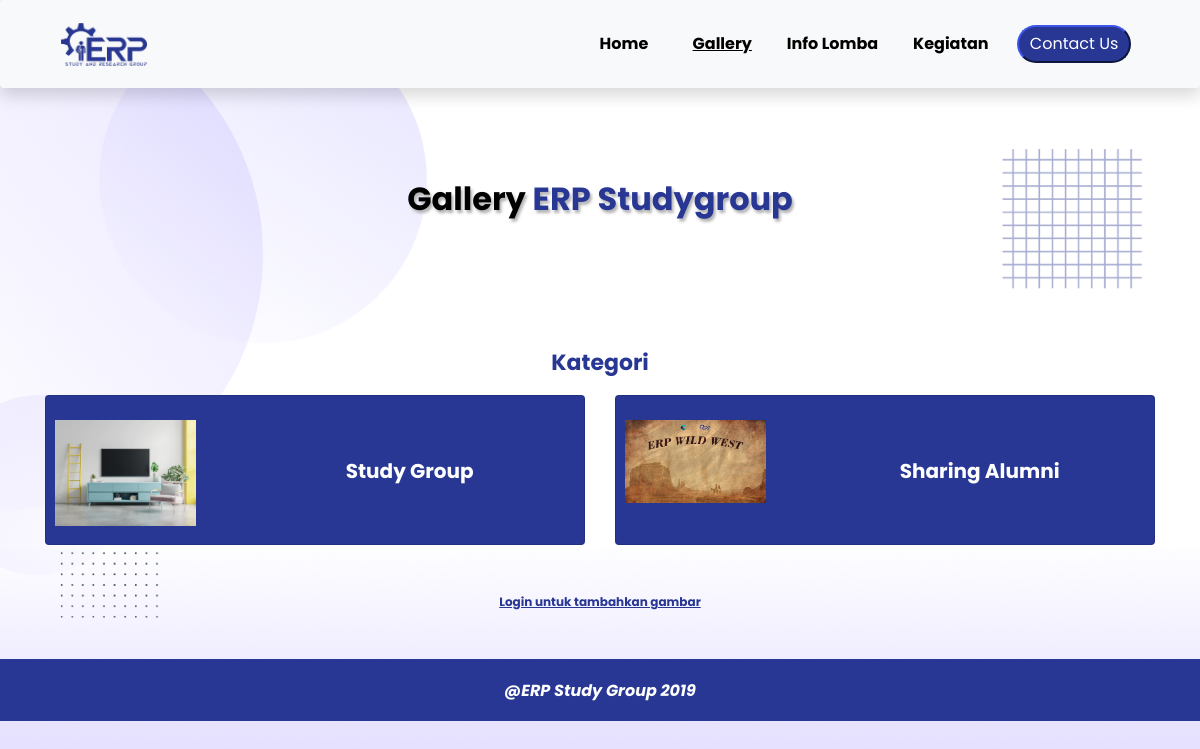
/gallery.php, run on the app's committed database.
### tables this page shows
CREATE TABLE `category` (
  `id_cat` int(11) NOT NULL,
  `category` varchar(50) NOT NULL,
  `year` varchar(8) NOT NULL,
  `image` text NOT NULL
);

### gallery.php (the view, shortened to what this page needs)
<?php
include "header.php";
$category = mysqli_query($conn,"SELECT * FROM category");
?>
    <section id="title">
      <div class="container mb-3">
        <h2 class="title">
          <b>
          <font color="black">Gallery</font>
          <font color="#273793">ERP Studygroup</font>
          </b>
        </h2>
        </div>
    </section>
      <section id="kategori">
        <div class="container my-5">
          <center><p class="title-about-us"><b>Kategori</b></p></center>
          <div class="row row-cols-1 row-cols-md-2 g-4">
              <?php
                    if(mysqli_num_rows($category)>0){
                            while($d=mysqli_fetch_assoc($category)){
                                echo "
            <div class='col'>
              <div class='card' style='height: 150px;  background-color: #273793;'>
                <div class='row g-0'>
                    <div class='col-md-4 p-4'>
                      <img src='./assets/uploads/$d[year]/$d[image]' class='img-fluid' alt='...'>
                    </div>
                    <div class='col-md-8'>
                      <div class='card-body'>
                        <a class='font-trigger' href='#' data-target='#font' data-toggle='modal'><p class='text-center' style='color:#FFFFFF; font-size: 20px; margin-top: 40px; '><b>$d[category]</b></p></a>
                        <div id='font' class='modal fade' role='dialog'>
                            <div class='modal-dialog'>
                                <div class='modal-content'>
                                <div class='modal-body'>
                                    <button data-dismiss='modal' class='close' >&larr;</button>
                                    <h4><b><font color='#273793'>ERP Studygroup</font></b></h4>
                                    <div class='col-sm-5'>
                                        <div class='card' style='width: 10rem; background-color: #273793;'>
                                            <img class='card-img-top' src='https://image.freepik.com/free-photo/tv-cabinet-interior-wall-mockup-modern-empty-room-minimal-design-3d-rendering_41470-4060.jpg' alt='Card image cap'>
                                            <ul class='list-group list-group-flush'>
                                              <li class='list-group-item' style='background-color: #273793;'><p class='card-text' style='color: #FFFFFF; text-align: center;'>Workshop CRM</p></li>
                                            </ul>
                                        </div>
                                    </div>
                                </div>
                                </div>
                            </div>
                        </div>
                      </div>
                    </div>
                  </div>
              </div>
            </div>
            ";}
            }else{
                echo "</div><center><p class='my-5'>Belum ada data</p></center>";
            }?>
          </div>
        <a class="login-trigger " href="galleryadmin.php" ><p class="text-center my-5" style="color:#273793; font-size: 12px;"><b><u>Login untuk tambahkan gambar</u></b></p></a>
    </section>
<?php
include "footer.php";
?>

### assets/css/style.css (style rules this page uses)
body { background-color: white; font-family: 'poppins'; }
.title { text-align: center; text-shadow: 2px 3px 3px rgb(180, 179, 179); margin-top: 100px; padding: 5rem; }
.title-about-us { text-shadow: black; color: #273793; font-size: 22px; text-align: center; }
.gallerysec { background-image: url(../img/bggallery.png); background-repeat:none; background-size: cover; padding: -30px; }

### data on the page
category: year+image (picture), category "Study Group"
category: year+image (picture), category "Sharing Alumni"

### other printed values
$class1 "Home"
$class3 "Info Lomba"
$class4 "Kegiatan"
